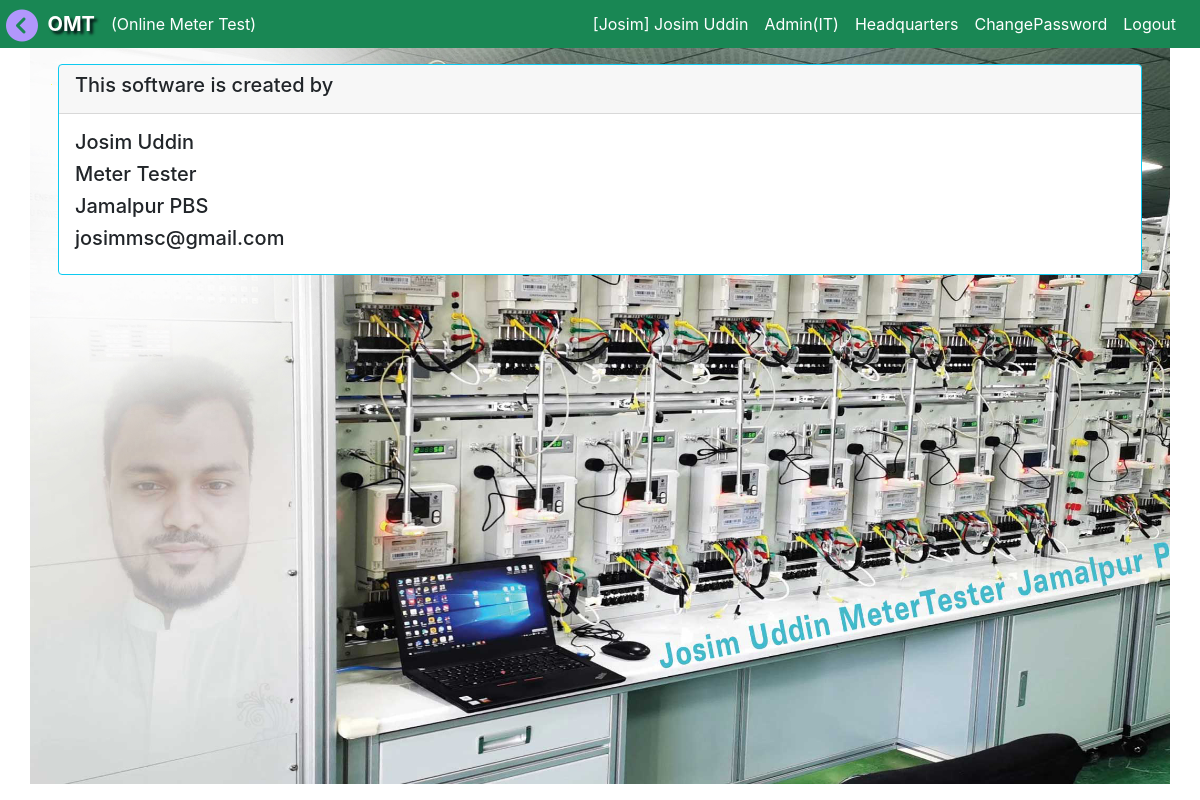
The page /about (signed in) on the database its author committed.
### accounts/models.py (models this page shows, shortened)
class CustomUser(AbstractUser):
    ROLE_CHOICES = (
        ('admin', 'Admin'),
        ('MT', 'MT'),
        ('MTS', 'MTS'),
        ('IT', 'IT'),
        ('AGM', 'AGM'),
        ('DGM', 'DGM'),
        ('BS', 'BS'),
        ('BA', 'BA'),
        ('JE', 'JE'),
        ('LT', 'LT'),
        ('LM', 'LM'),
        ('user', 'User'),
    )
    username = models.CharField(max_length=100, unique=True)
    role = models.CharField(max_length=10, choices=ROLE_CHOICES, default='user')
    office = models.ForeignKey(Office, on_delete=models.CASCADE, null=True, blank=True)
    mobile = models.CharField(max_length=30, unique=True, blank=True, null=True)
    designation = models.ForeignKey(Designation, on_delete=models.SET_NULL, null=True, blank=True)
    training_id = models.CharField(max_length=30, unique=True, blank=True, null=True)
    date = models.DateField(auto_now_add=False, auto_now=False, default=today)
    sign_image = models.ImageField(upload_to='images/', null=True, blank=True)
    updated_by = models.CharField(max_length=100, blank=True, null=True)
    password_changed_at = models.DateTimeField(auto_now=True)  # Auto-updates on save
    def save(self, *args, **kwargs):
        if self.pk:
            original_user = CustomUser.objects.get(pk=self.pk)
            if original_user.password != self.password:
                self.password_changed_at = timezone.now()
        super().save(*args, **kwargs)

class Designation(models.Model):
    title = models.CharField(max_length=50, null=True, blank=True)
    details = models.CharField(max_length=50, null=True, blank=True)
    def __str__(self):
    	return self.title

class Office(models.Model):
	pbs = models.ForeignKey(Pbs, on_delete=models.CASCADE, blank=True, null=True)
	office_name =  models.CharField(max_length=255, null=True, blank=True)
	office_code = models.CharField(max_length=10, null=True, default="0")
	catagory = models.CharField(max_length=150, blank=True, null=True, choices= item_choice)
	updated_by = models.CharField(max_length=100, blank=True, null=True)

### test_data/views.py (the view)
# urls.py: path('about', views.about, name='about'),
def about(request):
    return render(request, 'test_data/about.html')

### test_data/templates/test_data/about.html (shortened to what this page needs)
{% extends 'base.html' %}
{% load static %}
{% block content %}
<div class="container bg">
  <div class="m-3 border border-info card">
  	<div class="card-header">
  	<h5>This software is created by</h5>
   </div>
   <div class="card-body">
  	<h5>Josim Uddin</h5>
  	<h5>Meter Tester</h5>
  	<h5>Jamalpur PBS</h5>
  	<h5>josimmsc@gmail.com</h5>
  </div>
  </div>
 </div>
  {% endblock %}

### templates/navbar.html (shortened to what this page needs)
<nav class="navbar navbar-expand-sm navbar-dark bg-success text-white justify-content-end p-1" id="navbar">
  <div class="container-fluid">
    &nbsp; &nbsp; &nbsp; &nbsp;<span class="navbar-brand"><b style="text-shadow: 3px 3px 3px rgba(0, 0, 10, 0.9);">OMT</b></span>
    <div class="collapse navbar-collapse" id="navbarSupportedContent">
      {% if user.is_authenticated %}
        {% if role == 'MT' or role == 'MTS' %}
      <ul class="navbar-nav me-auto">
        <li class="nav-item dropdown">
          <span class="nav-link dropdown-toggle" href="#" id="navbarDropdown" role="button" data-bs-toggle="dropdown" aria-expanded="false">
            Test Data
          </span>
          <ul class="dropdown-menu" aria-labelledby="navbarDropdown">
            <li><a class="dropdown-item" href="{% url 'test_input' %}">New Test</a></li>
            <li><a class="dropdown-item" href="{% url 'test_report_multi' %}">Test Report</a></li>
            <li><a class="dropdown-item" href="{% url 'test_report_multi_search' %}">Search</a></li>
          </ul>
        </li>
        <li class="nav-item dropdown">
          <span class="nav-link dropdown-toggle" href="#" id="navbarDropdown" role="button" data-bs-toggle="dropdown" aria-expanded="false">
            Register
          </span>
          <ul class="dropdown-menu" aria-labelledby="navbarDropdown">
            <li><a class="dropdown-item" href="{% url 'issue_item' %}">Meter Issue</a></li>
            <li><a class="dropdown-item" href="{% url 'issue_seal' %}">Seal Issue</a></li>
            <li><hr class="dropdown-divider"></li>
            <li><a class="dropdown-item" href="{% url 'meter_issue_list' %}">Meter Record Book Register</a></li>
            <li><a class="dropdown-item" href="{% url 'seal_issue_list' %}">Seal Issue Register</a></li>
          </ul>
        </li>
        <li class="nav-item dropdown">
          <span class="nav-link dropdown-toggle" href="#" id="navbarDropdown" role="button" data-bs-toggle="dropdown" aria-expanded="false">
            Balance
          </span>
          <ul class="dropdown-menu" aria-labelledby="navbarDropdown">
            <li><a class="dropdown-item" href="{% url 'balance' %}">Balance</a></li>
            <li><a class="dropdown-item" href="{% url 'receive_item' %}">Receive All</a></li>
            <li><a class="dropdown-item" href="{% url 'issue_item_to_bl' %}">Send Item</a></li>
          </ul>
        </li>
        <li class="nav-item dropdown">
          <span class="nav-link dropdown-toggle" href="#" id="navbarDropdown" role="button" data-bs-toggle="dropdown" aria-expanded="false">
            More
          </span>
          <ul class="dropdown-menu" aria-labelledby="navbarDropdown">
            <li><a class="dropdown-item" href="{% url 'signup' %}">Add Employee</a></li>
            <li><a class="dropdown-item" href="{% url 'register' %}">Despass</a></li>
          </ul>
        </li>
      </ul>
      {% else %}
        (Online Meter Test)
      {% endif %}
      <ul class="navbar-nav ms-auto">
        <li class="nav-item">
          <a class="nav-link text-white text-nowrap" href="{% url 'profile' %}">[{{request.user.username}}]  {{request.user.first_name}} {{request.user.last_name}}</a>
        </li>
        <li class="nav-item">
          <a class="nav-link text-white text-nowrap" href="{% url 'profile' %}">{{request.user.designation}}</a>
        </li>
        <li class="nav-item">
          <a class="nav-link text-white text-nowrap" href="{% url 'profile' %}">{{request.user.office.office_name}}</a>
        </li>
        <li class="nav-item">
          <a class="nav-link text-white" href="{% url 'password_change' %}">ChangePassword</a>
        </li>
        <li class="nav-item">
          <a class="nav-link text-white" href="{% url 'logout' %}">Logout</a>
        </li>
      </ul>
      {% else %}
      <ul class="navbar-nav ms-auto">
        <li class="nav-item">
          <a class="nav-link text-white" href="{% url 'login' %}">Login</a>
        </li>
      </ul>
      {% endif %}
    </div>
  </div>
</nav>

### rows shown on the page
CustomUser: user.username "Josim", user.first_name "Josim", user.last_name "Uddin", user.designation "Admin(IT)", user.office.office_name "Headquarters"
